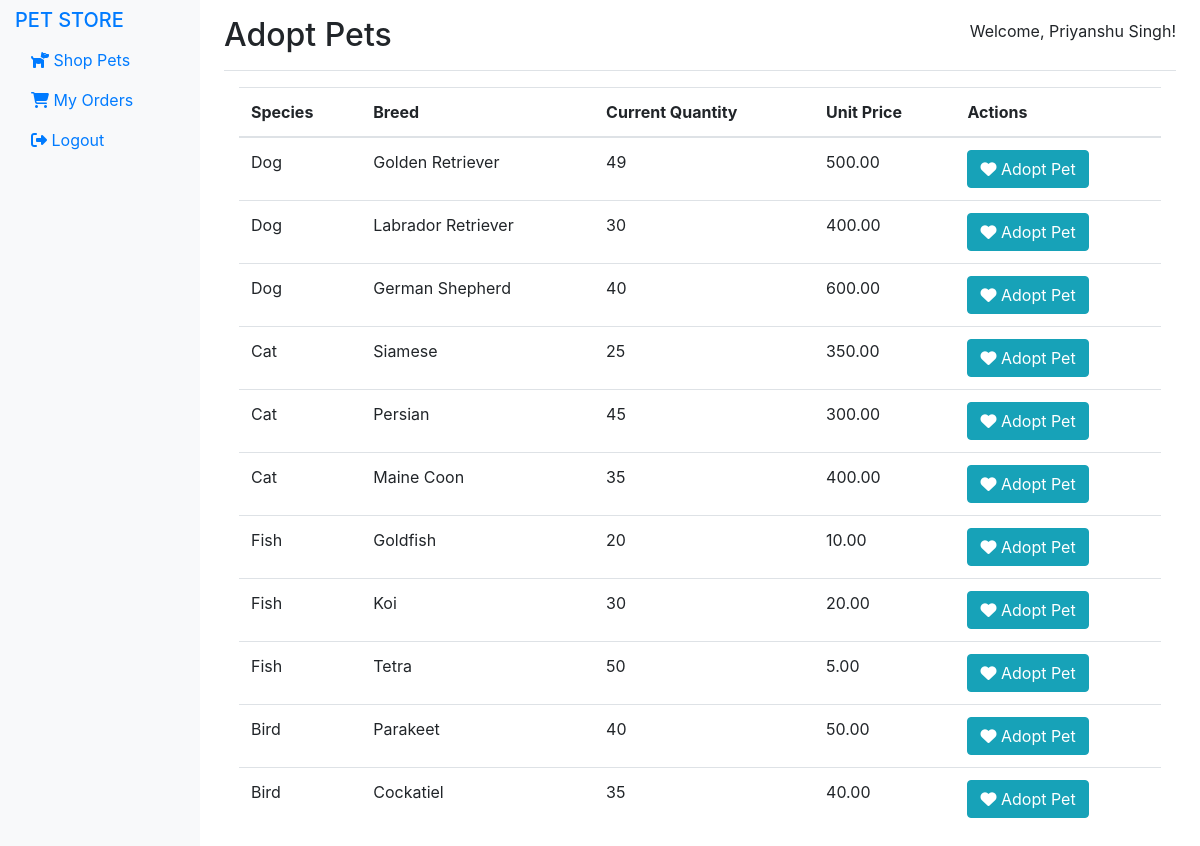
The page /customer/home.php (signed in) on the database its author committed.
### tables this page shows
CREATE TABLE `inventory` (
  `id` int(11) NOT NULL,
  `pet_id` int(11) NOT NULL,
  `quantity` int(11) NOT NULL,
  `min_quantity` int(11) NOT NULL,
  `max_quantity` int(11) NOT NULL
);

CREATE TABLE `pets` (
  `pid` int(11) NOT NULL,
  `species` varchar(255) NOT NULL,
  `breed` varchar(255) NOT NULL,
  `age` int(11) NOT NULL,
  `price` decimal(10,2) NOT NULL
);

### customer/home.php (the view, shortened to what this page needs)
<?php
include 'db_connect.php';
?>
<!DOCTYPE html>
<html>
<head>
    <link rel="stylesheet" href="https://stackpath.bootstrapcdn.com/bootstrap/4.5.2/css/bootstrap.min.css"
>
    <link rel="stylesheet" href="https://cdnjs.cloudflare.com/ajax/libs/font-awesome/6.2.1/css/all.min.css"
 />
</head>
<body>
    <div class="container-fluid">
        <div class="row">
            <?php include 'sidebar.php'; ?>
            <main role="main" class="col-md-9 ml-sm-auto col-lg-10 px-4">
                <div
                    class="d-flex justify-content-between flex-wrap flex-md-nowrap align-items-center pt-3 pb-2 mb-3 border-bottom">
                    <h1 class="h2">Adopt Pets</h1>
                    <p>Welcome, <?= $_SESSION['user']['name'] ?>!</p>
                </div>
                <div class="container-fluid">
                    <div class="row">
                        <div class="col-md-12">
                            <table class="table">
                                <thead>
                                    <tr>
                                        <th>Species</th>
                                        <th>Breed</th>
                                        <th>Current Quantity</th>
                                        <th>Unit Price</th>
                                        <th>Actions</th>
                                    </tr>
                                </thead>
                                <tbody>
                                    <?php
                                    $query = "SELECT pets.breed as pet_breed, pets.species as pet_species, pets.age as pet_age, pets.price as pet_price, inventory.*
                                    FROM inventory JOIN pets ON inventory.pet_id = pets.pid WHERE quantity > 0";
                                    $result = mysqli_query($conn, $query);
                                    while ($row = mysqli_fetch_assoc($result)):
                                        ?>
                                        <tr>
                                            <td>
                                                <?= $row['pet_species'] ?>
                                            </td>
                                            <td>
                                                <?= $row['pet_breed'] ?>
                                            </td>
                                            <td><?= $row['quantity'] ?></td>
                                            <td>
                                                <?= $row['pet_price'] ?>
                                            </td>
                                            <td>
                                                <button type="button" class="btn btn-info" data-toggle="modal"
                                                    data-target="#adoptPetModal" data-inventory-id="<?= $row['id'] ?>"><i
                                                        class="fa-solid fa-heart"></i> Adopt Pet</button>
                                            </td>
                                        </tr>
                                    <?php endwhile; ?>
                                </tbody>
                            </table>
                        </div>
                    </div>
                </div>
            </main>
        </div>
    </div>
</body>
</html>

### customer/sidebar.php
<nav class="col-md-2 d-none d-md-block bg-light sidebar">
    <div class="sidebar-sticky">
        <ul class="nav flex-column">
            <li class="nav-item">
                <a class="navbar-brand mb-0 h1" href="index.php">PET STORE</a>
            </li>
            <li class="nav-item">
                <a class="nav-link" href="home.php">
                    <i class="fa-solid fa-dog"></i>
                    Shop Pets
                </a>
            </li>
            <li class="nav-item">
                <a class="nav-link" href="view_orders.php">
                <i class="fa-solid fa-cart-shopping"></i>
                    My Orders
                </a>
            </li>
            <li class="nav-item">
                <a class="nav-link" href="logout.php">
                <i class="fa-solid fa-right-from-bracket"></i>
                    Logout
                </a>
            </li>
        </ul>
    </div>
</nav>

### rows shown on the page
inventory: pet.species "Dog", pet.breed "Golden Retriever", quantity "49", pet.price "500.00"
inventory: pet.species "Dog", pet.breed "Labrador Retriever", quantity "30", pet.price "400.00"
inventory: pet.species "Dog", pet.breed "German Shepherd", quantity "40", pet.price "600.00"
inventory: pet.species "Cat", pet.breed "Siamese", quantity "25", pet.price "350.00"
inventory: pet.species "Cat", pet.breed "Persian", quantity "45", pet.price "300.00"
inventory: pet.species "Cat", pet.breed "Maine Coon", quantity "35", pet.price "400.00"
inventory: pet.species "Fish", pet.breed "Goldfish", quantity "20", pet.price "10.00"
inventory: pet.species "Fish", pet.breed "Koi", quantity "30", pet.price "20.00"
inventory: pet.species "Fish", pet.breed "Tetra", quantity "50", pet.price "5.00"
inventory: pet.species "Bird", pet.breed "Parakeet", quantity "40", pet.price "50.00"
inventory: pet.species "Bird", pet.breed "Cockatiel", quantity "35", pet.price "40.00"

### other values the page prints
$_SESSION['user']['name'] "Priyanshu Singh"
